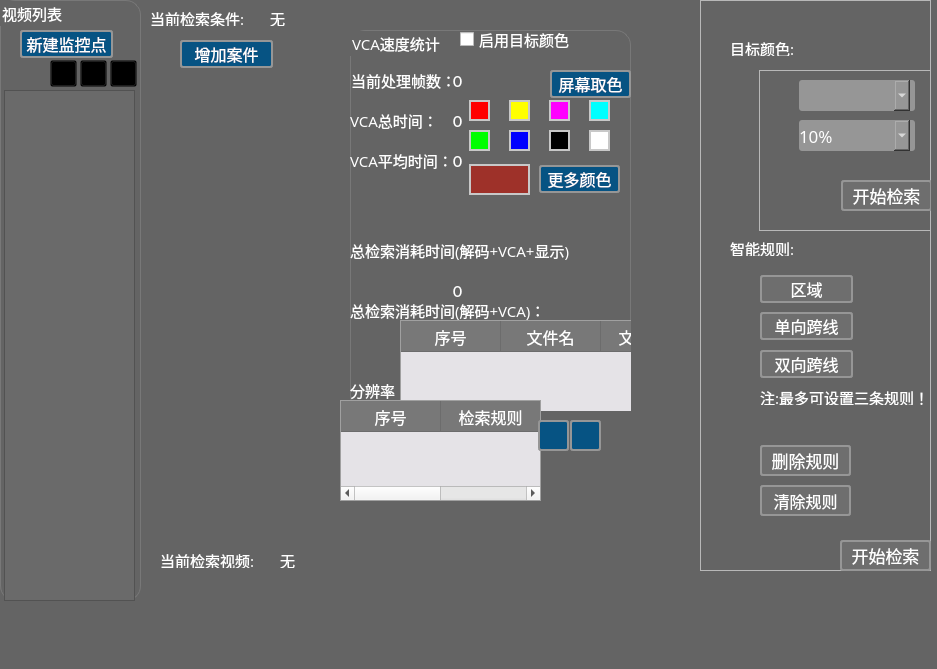
 <widget class="QDialog" name="CDialogVCA">
  <property name="geometry">
   <rect>
    <x>0</x>
    <y>0</y>
    <width>937</width>
    <height>669</height>
   </rect>
  </property>
  <property name="windowTitle">
   <string>视频检索</string>
  </property>
  <property name="styleSheet">
   <string notr="true">QDialog{background-color: rgb(100, 100, 100);}

QGroupBox
{
color:rgb(255,255,255);
font-size:16px;
font-family:Microsoft Yahei;
border:1px solid rgb(120,120,120);
border-radius:15px;
}
QLabel
{
color:rgb(255,255,255);
	font-size:15px;
	font-family:Microsoft Yahei;	
}
QWidget{

font-size:15px;   
	font-family:Microsoft Yahei;
		}</string>
  </property>
  <widget class="QGroupBox" name="groupBox">
   <property name="geometry">
    <rect>
     <x>350</x>
     <y>30</y>
     <width>281</width>
     <height>381</height>
    </rect>
   </property>
   <property name="title">
    <string>VCA速度统计</string>
   </property>
   <widget class="QLabel" name="label">
    <property name="geometry">
     <rect>
      <x>1</x>
      <y>40</y>
      <width>101</width>
      <height>20</height>
     </rect>
    </property>
    <property name="text">
     <string>当前处理帧数：</string>
    </property>
   </widget>
   <widget class="QLabel" name="label_2">
    <property name="geometry">
     <rect>
      <x>0</x>
      <y>80</y>
      <width>101</width>
      <height>20</height>
     </rect>
    </property>
    <property name="text">
     <string>VCA总时间：</string>
    </property>
   </widget>
   <widget class="QLabel" name="labelFrameCount">
    <property name="geometry">
     <rect>
      <x>100</x>
      <y>40</y>
      <width>101</width>
      <height>20</height>
     </rect>
    </property>
    <property name="text">
     <string>０</string>
    </property>
   </widget>
   <widget class="QLabel" name="labelVCATotalTime">
    <property name="geometry">
     <rect>
      <x>100</x>
      <y>80</y>
      <width>101</width>
      <height>20</height>
     </rect>
    </property>
    <property name="text">
     <string>０</string>
    </property>
   </widget>
   <widget class="QLabel" name="labelDifTime">
    <property name="geometry">
     <rect>
      <x>100</x>
      <y>120</y>
      <width>101</width>
      <height>20</height>
     </rect>
    </property>
    <property name="text">
     <string>０</string>
    </property>
   </widget>
   <widget class="QLabel" name="label_6">
    <property name="geometry">
     <rect>
      <x>0</x>
      <y>120</y>
      <width>101</width>
      <height>20</height>
     </rect>
    </property>
    <property name="text">
     <string>VCA平均时间：</string>
    </property>
   </widget>
   <widget class="QLabel" name="labelTotalTime">
    <property name="geometry">
     <rect>
      <x>100</x>
      <y>250</y>
      <width>101</width>
      <height>20</height>
     </rect>
    </property>
    <property name="text">
     <string>０</string>
    </property>
   </widget>
   <widget class="QLabel" name="labelSize">
    <property name="geometry">
     <rect>
      <x>100</x>
      <y>350</y>
      <width>101</width>
      <height>20</height>
     </rect>
    </property>
    <property name="text">
     <string>０*0</string>
    </property>
   </widget>
   <widget class="QLabel" name="label_7">
    <property name="geometry">
     <rect>
      <x>0</x>
      <y>350</y>
      <width>101</width>
      <height>20</height>
     </rect>
    </property>
    <property name="text">
     <string>分辨率：</string>
    </property>
   </widget>
   <widget class="QLabel" name="labelTotalTimeNotDis">
    <property name="geometry">
     <rect>
      <x>100</x>
      <y>300</y>
      <width>101</width>
      <height>20</height>
     </rect>
    </property>
    <property name="text">
     <string>０</string>
    </property>
   </widget>
   <widget class="QLabel" name="label_8">
    <property name="geometry">
     <rect>
      <x>0</x>
      <y>270</y>
      <width>221</width>
      <height>20</height>
     </rect>
    </property>
    <property name="text">
     <string>总检索消耗时间(解码+VCA)：</string>
    </property>
   </widget>
   <widget class="QLabel" name="label_5">
    <property name="geometry">
     <rect>
      <x>0</x>
      <y>210</y>
      <width>221</width>
      <height>20</height>
     </rect>
    </property>
    <property name="text">
     <string>总检索消耗时间(解码+VCA+显示)：</string>
    </property>
   </widget>
   <widget class="QTableWidget" name="tableWidgetFileVCA">
    <property name="geometry">
     <rect>
      <x>50</x>
      <y>290</y>
      <width>291</width>
      <height>121</height>
     </rect>
    </property>
    <property name="focusPolicy">
     <enum>Qt::NoFocus</enum>
    </property>
    <property name="styleSheet">
     <string notr="true">QTableView {
  background: rgb(229,227,231);;
/*border-image:url(:/VisitorSystem/png/tableimage.png);*/
border:1px solid;
border-color: rgb(160,160,160);
selection-background-color:rgb(99, 99, 99);
	alternate-background-color: rgb(216, 216, 216);
selection-color:rgb(255, 255, 255);
font-size:14px;
	font-family:Microsoft Yahei;

}
QTableView::item{
    height:35px;
}

QHeaderView::section {
	font-size:16px;
	font-family:Microsoft Yahei;	

background-color: rgb(120,120,120);
padding:1px;
border:0px;
	color: rgb(255, 255, 255);
padding:2px,0px,2px,0px;
border-right:1px solid #6c6c6c;
border-bottom:1px solid #6c6c6c;
}</string>
    </property>
    <property name="editTriggers">
     <set>QAbstractItemView::NoEditTriggers</set>
    </property>
    <property name="alternatingRowColors">
     <bool>true</bool>
    </property>
    <property name="selectionBehavior">
     <enum>QAbstractItemView::SelectRows</enum>
    </property>
    <attribute name="horizontalHeaderVisible">
     <bool>true</bool>
    </attribute>
    <attribute name="horizontalHeaderHighlightSections">
     <bool>false</bool>
    </attribute>
    <attribute name="verticalHeaderVisible">
     <bool>false</bool>
    </attribute>
    <column>
     <property name="text">
      <string>序号</string>
     </property>
    </column>
    <column>
     <property name="text">
      <string>文件名</string>
     </property>
    </column>
    <column>
     <property name="text">
      <string>文件大小</string>
     </property>
    </column>
    <column>
     <property name="text">
      <string>屏幕大小</string>
     </property>
    </column>
    <column>
     <property name="text">
      <string>文件时间</string>
     </property>
    </column>
    <column>
     <property name="text">
      <string>检索进度</string>
     </property>
    </column>
    <column>
     <property name="text">
      <string>状态</string>
     </property>
    </column>
    <column>
     <property name="text">
      <string>检索事件总数</string>
     </property>
    </column>
    <column>
     <property name="text">
      <string>检索消耗时间</string>
     </property>
    </column>
   </widget>
   <widget class="QPushButton" name="BtnColorFromScreen">
    <property name="geometry">
     <rect>
      <x>200</x>
      <y>40</y>
      <width>81</width>
      <height>28</height>
     </rect>
    </property>
    <property name="styleSheet">
     <string notr="true">
QPushButton{
color:rgb(255,255,255);
        background-color:rgb(6, 83, 131);
        border-width: 2px;
        border-color: rgb(150,150,150);
        border-style: solid;
        border-radius: 3;   
font-size:16px;   
	font-family:Microsoft Yahei;
		}
QPushButton:hover{  border-color: rgb(160,160,160);background-color:rgb(10, 89, 150);;}
QPushButton:pressed{padding: 3px;}
QPushButton:disabled{ background-color:rgb(110, 110, 110);;}</string>
    </property>
    <property name="text">
     <string>屏幕取色</string>
    </property>
   </widget>
   <widget class="QCheckBox" name="checkBox_7">
    <property name="geometry">
     <rect>
      <x>159</x>
      <y>100</y>
      <width>21</width>
      <height>21</height>
     </rect>
    </property>
    <property name="styleSheet">
     <string notr="true">QCheckBox
{
	background-color: rgb(0, 0, 255);
	border-color: rgb(200, 200, 200);
border-style:solid;
border-width:2px;
}
QCheckBox::indicator
{
	background-color: rgb(0, 0, 255);
}

QCheckBox::indicator::checked{
	border-image:url(:/Skin/check.png)
}</string>
    </property>
    <property name="text">
     <string/>
    </property>
   </widget>
   <widget class="QCheckBox" name="checkBox_4">
    <property name="geometry">
     <rect>
      <x>199</x>
      <y>70</y>
      <width>21</width>
      <height>21</height>
     </rect>
    </property>
    <property name="styleSheet">
     <string notr="true">QCheckBox
{
	background-color: rgb(255, 0, 255);
	border-color: rgb(200, 200, 200);
border-style:solid;
border-width:2px;
}
QCheckBox::indicator
{
	background-color: rgb(255, 0, 255);
}

QCheckBox::indicator::checked{
	border-image:url(:/Skin/check.png)
}</string>
    </property>
    <property name="text">
     <string/>
    </property>
   </widget>
   <widget class="QPushButton" name="BtnColorMore">
    <property name="geometry">
     <rect>
      <x>189</x>
      <y>135</y>
      <width>81</width>
      <height>28</height>
     </rect>
    </property>
    <property name="styleSheet">
     <string notr="true">
QPushButton{
color:rgb(255,255,255);
        background-color:rgb(6, 83, 131);
        border-width: 2px;
        border-color: rgb(150,150,150);
        border-style: solid;
        border-radius: 3;   
font-size:16px;   
	font-family:Microsoft Yahei;
		}
QPushButton:hover{  border-color: rgb(160,160,160);background-color:rgb(10, 89, 150);;}
QPushButton:pressed{padding: 3px;}
QPushButton:disabled{ background-color:rgb(110, 110, 110);;}</string>
    </property>
    <property name="text">
     <string>更多颜色</string>
    </property>
   </widget>
   <widget class="QCheckBox" name="checkBox_8">
    <property name="geometry">
     <rect>
      <x>199</x>
      <y>100</y>
      <width>21</width>
      <height>21</height>
     </rect>
    </property>
    <property name="styleSheet">
     <string notr="true">QCheckBox
{
	background-color: rgb(0, 0, 0);
	border-color: rgb(200, 200, 200);
border-style:solid;
border-width:2px;
}
QCheckBox::indicator
{
	background-color: rgb(0, 0, 0);
}

QCheckBox::indicator::checked{
	border-image:url(:/Skin/check.png)
}</string>
    </property>
    <property name="text">
     <string/>
    </property>
   </widget>
   <widget class="QCheckBox" name="checkBox_5">
    <property name="geometry">
     <rect>
      <x>239</x>
      <y>70</y>
      <width>21</width>
      <height>21</height>
     </rect>
    </property>
    <property name="styleSheet">
     <string notr="true">QCheckBox
{
	background-color: rgb(0, 255, 255);
	border-color: rgb(200, 200, 200);
border-style:solid;
border-width:2px;
}
QCheckBox::indicator
{
	background-color: rgb(0, 255, 255);
}

QCheckBox::indicator::checked{
	border-image:url(:/Skin/check.png)
}</string>
    </property>
    <property name="text">
     <string/>
    </property>
   </widget>
   <widget class="QCheckBox" name="checkBox_6">
    <property name="geometry">
     <rect>
      <x>119</x>
      <y>100</y>
      <width>21</width>
      <height>21</height>
     </rect>
    </property>
    <property name="styleSheet">
     <string notr="true">QCheckBox
{
	background-color: rgb(0, 255, 0);
	border-color: rgb(200, 200, 200);
border-style:solid;
border-width:2px;
}
QCheckBox::indicator
{
	background-color: rgb(0, 255, 0);
}

QCheckBox::indicator::checked{
	border-image:url(:/Skin/check.png)
}</string>
    </property>
    <property name="text">
     <string/>
    </property>
   </widget>
   <widget class="QCheckBox" name="checkBox_9">
    <property name="geometry">
     <rect>
      <x>239</x>
      <y>100</y>
      <width>21</width>
      <height>21</height>
     </rect>
    </property>
    <property name="styleSheet">
     <string notr="true">QCheckBox
{
	background-color: rgb(255, 255, 255);
	border-color: rgb(200, 200, 200);
border-style:solid;
border-width:2px;
}
QCheckBox::indicator
{
	background-color: rgb(255,255,255);
}

QCheckBox::indicator::checked{
	border-image:url(:/Skin/check.png)
}</string>
    </property>
    <property name="text">
     <string/>
    </property>
   </widget>
   <widget class="QCheckBox" name="checkBox_2">
    <property name="geometry">
     <rect>
      <x>119</x>
      <y>70</y>
      <width>21</width>
      <height>21</height>
     </rect>
    </property>
    <property name="styleSheet">
     <string notr="true">QCheckBox
{
	background-color: rgb(255, 0, 0);
	border-color: rgb(200, 200, 200);
border-style:solid;
border-width:2px;
}
QCheckBox::indicator
{
	background-color: rgb(255, 0, 0);
}

QCheckBox::indicator::checked{
	border-image:url(:/Skin/check.png)
}</string>
    </property>
    <property name="text">
     <string/>
    </property>
   </widget>
   <widget class="QCheckBox" name="checkBox_10">
    <property name="geometry">
     <rect>
      <x>119</x>
      <y>134</y>
      <width>61</width>
      <height>31</height>
     </rect>
    </property>
    <property name="styleSheet">
     <string notr="true">QCheckBox
{
	background-color: rgb(158, 49, 41);
	border-color: rgb(200, 200, 200);
border-style:solid;
border-width:2px;
}
QCheckBox::indicator
{
	background-color: rgb(158, 49, 41)
}

QCheckBox::indicator::checked{
	border-image:url(:/Skin/check.png)
}</string>
    </property>
    <property name="text">
     <string/>
    </property>
   </widget>
   <widget class="QCheckBox" name="checkBox_3">
    <property name="geometry">
     <rect>
      <x>159</x>
      <y>70</y>
      <width>21</width>
      <height>21</height>
     </rect>
    </property>
    <property name="styleSheet">
     <string notr="true">QCheckBox
{
	background-color: rgb(255, 255, 0);
	border-color: rgb(200, 200, 200);
border-style:solid;
border-width:2px;
}
QCheckBox::indicator
{
	background-color: rgb(255, 255, 0);
}

QCheckBox::indicator::checked{
	border-image:url(:/Skin/check.png)
}</string>
    </property>
    <property name="text">
     <string/>
    </property>
   </widget>
   <widget class="QCheckBox" name="checkBoxColorEnabled">
    <property name="geometry">
     <rect>
      <x>110</x>
      <y>0</y>
      <width>121</width>
      <height>19</height>
     </rect>
    </property>
    <property name="styleSheet">
     <string notr="true">
QCheckBox
{
color:rgb(255, 255, 255);

}/*
QCheckBox::indicator
{
	background-color: rgb(200, 200, 200);
}

QCheckBox::indicator::checked{
	border-image:url(:/Skin/check.png)
}*/</string>
    </property>
    <property name="text">
     <string>启用目标颜色</string>
    </property>
   </widget>
  </widget>
  <widget class="QFrame" name="frameRule">
   <property name="enabled">
    <bool>false</bool>
   </property>
   <property name="geometry">
    <rect>
     <x>700</x>
     <y>0</y>
     <width>231</width>
     <height>571</height>
    </rect>
   </property>
   <property name="frameShape">
    <enum>QFrame::StyledPanel</enum>
   </property>
   <property name="frameShadow">
    <enum>QFrame::Raised</enum>
   </property>
   <widget class="QLabel" name="label_9">
    <property name="geometry">
     <rect>
      <x>30</x>
      <y>240</y>
      <width>121</width>
      <height>16</height>
     </rect>
    </property>
    <property name="text">
     <string>智能规则:</string>
    </property>
   </widget>
   <widget class="QPushButton" name="BtnRect">
    <property name="geometry">
     <rect>
      <x>60</x>
      <y>275</y>
      <width>93</width>
      <height>28</height>
     </rect>
    </property>
    <property name="styleSheet">
     <string notr="true">
QPushButton{
color:rgb(255,255,255);
        background-color:rgb(6, 83, 131);
        border-width: 2px;
        border-color: rgb(150,150,150);
        border-style: solid;
        border-radius: 3;   
font-size:16px;   
	font-family:Microsoft Yahei;
		}
QPushButton:hover{  border-color: rgb(160,160,160);background-color:rgb(10, 89, 150);;}
QPushButton:pressed{padding: 3px;}
QPushButton:disabled{ background-color:rgb(110, 110, 110);;}</string>
    </property>
    <property name="text">
     <string>区域</string>
    </property>
   </widget>
   <widget class="QPushButton" name="BtnLine">
    <property name="geometry">
     <rect>
      <x>60</x>
      <y>312</y>
      <width>93</width>
      <height>28</height>
     </rect>
    </property>
    <property name="styleSheet">
     <string notr="true">
QPushButton{
color:rgb(255,255,255);
        background-color:rgb(6, 83, 131);
        border-width: 2px;
        border-color: rgb(150,150,150);
        border-style: solid;
        border-radius: 3;   
font-size:16px;   
	font-family:Microsoft Yahei;
		}
QPushButton:hover{  border-color: rgb(160,160,160);background-color:rgb(10, 89, 150);;}
QPushButton:pressed{padding: 3px;}
QPushButton:disabled{ background-color:rgb(110, 110, 110);;}</string>
    </property>
    <property name="text">
     <string>单向跨线</string>
    </property>
   </widget>
   <widget class="QPushButton" name="BtnLine2">
    <property name="geometry">
     <rect>
      <x>60</x>
      <y>350</y>
      <width>93</width>
      <height>28</height>
     </rect>
    </property>
    <property name="styleSheet">
     <string notr="true">
QPushButton{
color:rgb(255,255,255);
        background-color:rgb(6, 83, 131);
        border-width: 2px;
        border-color: rgb(150,150,150);
        border-style: solid;
        border-radius: 3;   
font-size:16px;   
	font-family:Microsoft Yahei;
		}
QPushButton:hover{  border-color: rgb(160,160,160);background-color:rgb(10, 89, 150);;}
QPushButton:pressed{padding: 3px;}
QPushButton:disabled{ background-color:rgb(110, 110, 110);;}</string>
    </property>
    <property name="text">
     <string>双向跨线</string>
    </property>
   </widget>
   <widget class="QPushButton" name="BtnStart">
    <property name="geometry">
     <rect>
      <x>140</x>
      <y>540</y>
      <width>91</width>
      <height>31</height>
     </rect>
    </property>
    <property name="styleSheet">
     <string notr="true">
QPushButton{
color:rgb(255,255,255);
        background-color:rgb(6, 83, 131);
        border-width: 2px;
        border-color: rgb(150,150,150);
        border-style: solid;
        border-radius: 3;   
font-size:17px;   
	font-family:Microsoft Yahei;
		}
QPushButton:hover{  border-color: rgb(160,160,160);background-color:rgb(10, 89, 150);;}
QPushButton:pressed{padding: 3px;}
QPushButton:disabled{ background-color:rgb(110, 110, 110);;}</string>
    </property>
    <property name="text">
     <string>开始检索</string>
    </property>
   </widget>
   <widget class="QPushButton" name="BtnDelAll">
    <property name="geometry">
     <rect>
      <x>60</x>
      <y>485</y>
      <width>91</width>
      <height>31</height>
     </rect>
    </property>
    <property name="toolTip">
     <string>清空列表</string>
    </property>
    <property name="styleSheet">
     <string notr="true">
QPushButton{
color:rgb(255,255,255);
        background-color:rgb(6, 83, 131);
        border-width: 2px;
        border-color: rgb(150,150,150);
        border-style: solid;
        border-radius: 3;   
font-size:16px;   
	font-family:Microsoft Yahei;
		}
QPushButton:hover{  border-color: rgb(160,160,160);background-color:rgb(10, 89, 150);;}
QPushButton:pressed{padding: 3px;}
QPushButton:disabled{ background-color:rgb(110, 110, 110);;}</string>
    </property>
    <property name="text">
     <string>清除规则</string>
    </property>
   </widget>
   <widget class="QPushButton" name="BtnDel">
    <property name="geometry">
     <rect>
      <x>60</x>
      <y>445</y>
      <width>91</width>
      <height>31</height>
     </rect>
    </property>
    <property name="styleSheet">
     <string notr="true">QPushButton{
color:rgb(255,255,255);
        background-color:rgb(6, 83, 131);
        border-width: 2px;
        border-color: rgb(150,150,150);
        border-style: solid;
        border-radius: 3;   
font-size:17px;   
	font-family:Microsoft Yahei;
		}
QPushButton:hover{  border-color: rgb(160,160,160);background-color:rgb(10, 89, 150);;}
QPushButton:pressed{padding: 3px;}
QPushButton:disabled{ background-color:rgb(110, 110, 110);;}</string>
    </property>
    <property name="text">
     <string>删除规则</string>
    </property>
   </widget>
   <widget class="QLabel" name="label_12">
    <property name="geometry">
     <rect>
      <x>60</x>
      <y>389</y>
      <width>171</width>
      <height>16</height>
     </rect>
    </property>
    <property name="text">
     <string>注:最多可设置三条规则！</string>
    </property>
   </widget>
   <widget class="QFrame" name="frameColor">
    <property name="geometry">
     <rect>
      <x>59</x>
      <y>70</y>
      <width>181</width>
      <height>161</height>
     </rect>
    </property>
    <property name="frameShape">
     <enum>QFrame::StyledPanel</enum>
    </property>
    <property name="frameShadow">
     <enum>QFrame::Raised</enum>
    </property>
    <widget class="QPushButton" name="BtnStartColor">
     <property name="geometry">
      <rect>
       <x>82</x>
       <y>110</y>
       <width>91</width>
       <height>31</height>
      </rect>
     </property>
     <property name="styleSheet">
      <string notr="true">
QPushButton{
color:rgb(255,255,255);
        background-color:rgb(6, 83, 131);
        border-width: 2px;
        border-color: rgb(150,150,150);
        border-style: solid;
        border-radius: 3;   
font-size:17px;   
	font-family:Microsoft Yahei;
		}
QPushButton:hover{  border-color: rgb(160,160,160);background-color:rgb(10, 89, 150);;}
QPushButton:pressed{padding: 3px;}
QPushButton:disabled{ background-color:rgb(110, 110, 110);;}</string>
     </property>
     <property name="text">
      <string>开始检索</string>
     </property>
    </widget>
    <widget class="ColorListEditor" name="comboBoxColor">
     <property name="geometry">
      <rect>
       <x>40</x>
       <y>10</y>
       <width>121</width>
       <height>31</height>
      </rect>
     </property>
     <property name="styleSheet">
      <string notr="true">QComboBox{  
	font-size:17px;
	font-family:Microsoft Yahei;
	color:white;
    border-width: 0px;
 /* border: 1px solid #32435E;  */
   border-radius: 3px;  
  margin-right:5px;
	background-color: rgb(150, 150, 150);

}  
QAbstractItemView {
	background-color: rgb(150, 150, 150);
color: rgb(0, 0, 0);
}

QComboBox:editable{  
  border: 1px solid #32435E;  
   border-radius: 5px;  
  margin-right:5px;

}  

QComboBox::drop-down {  
subcontrol-origin: margin;  
    subcontrol-position: top right;  
    width:28px;   
border-image: url(:/Skin/arrow.png)0 0 repeat;

} 
QComboBox::drop-down:hover {  
border-image: url(:/Skin/arrow.png)31 0 repeat;

} 
</string>
     </property>
    </widget>
    <widget class="QLabel" name="labelColor">
     <property name="geometry">
      <rect>
       <x>4</x>
       <y>16</y>
       <width>21</width>
       <height>21</height>
      </rect>
     </property>
     <property name="text">
      <string/>
     </property>
    </widget>
    <widget class="QComboBox" name="comboBoxPercen">
     <property name="geometry">
      <rect>
       <x>40</x>
       <y>50</y>
       <width>121</width>
       <height>31</height>
      </rect>
     </property>
     <property name="styleSheet">
      <string notr="true">QComboBox{  
	font-size:17px;
	font-family:Microsoft Yahei;
	color:white;
    border-width: 0px;
 /* border: 1px solid #32435E;  */
   border-radius: 3px;  
  margin-right:5px;
	background-color: rgb(150, 150, 150);

}  
QAbstractItemView {
	background-color: rgb(150, 150, 150);
color: rgb(255, 255, 255);
}

QComboBox:editable{  
  border: 1px solid #32435E;  
   border-radius: 5px;  
  margin-right:5px;

}  

QComboBox::drop-down {  
subcontrol-origin: margin;  
    subcontrol-position: top right;  
    width:28px;   
border-image: url(:/Skin/arrow.png)0 0 repeat;

} 
QComboBox::drop-down:hover {  
border-image: url(:/Skin/arrow.png)31 0 repeat;

} 
</string>
     </property>
     <item>
      <property name="text">
       <string>10%</string>
      </property>
     </item>
     <item>
      <property name="text">
       <string>25%</string>
      </property>
     </item>
     <item>
      <property name="text">
       <string>50%</string>
      </property>
     </item>
     <item>
      <property name="text">
       <string>80%</string>
      </property>
     </item>
     <item>
      <property name="text">
       <string>100%</string>
      </property>
     </item>
    </widget>
   </widget>
   <widget class="QLabel" name="label_10">
    <property name="geometry">
     <rect>
      <x>30</x>
      <y>40</y>
      <width>121</width>
      <height>16</height>
     </rect>
    </property>
    <property name="text">
     <string>目标颜色:</string>
    </property>
   </widget>
  </widget>
  <widget class="QLabel" name="labelRuleL">
   <property name="geometry">
    <rect>
     <x>150</x>
     <y>10</y>
     <width>121</width>
     <height>16</height>
    </rect>
   </property>
   <property name="text">
    <string>当前检索条件:</string>
   </property>
  </widget>
  <widget class="QLabel" name="labelRule">
   <property name="geometry">
    <rect>
     <x>270</x>
     <y>10</y>
     <width>451</width>
     <height>16</height>
    </rect>
   </property>
   <property name="text">
    <string>无</string>
   </property>
  </widget>
  <widget class="QGroupBox" name="groupBox_2">
   <property name="geometry">
    <rect>
     <x>0</x>
     <y>0</y>
     <width>141</width>
     <height>601</height>
    </rect>
   </property>
   <property name="title">
    <string>视频列表</string>
   </property>
   <widget class="QPushButton" name="BtnCasePointAdd">
    <property name="geometry">
     <rect>
      <x>20</x>
      <y>30</y>
      <width>93</width>
      <height>28</height>
     </rect>
    </property>
    <property name="styleSheet">
     <string notr="true">
QPushButton{
color:rgb(255,255,255);
        background-color:rgb(6, 83, 131);
        border-width: 2px;
        border-color: rgb(150,150,150);
        border-style: solid;
        border-radius: 3;   
font-size:16px;   
	font-family:Microsoft Yahei;
		}
QPushButton:hover{  border-color: rgb(160,160,160);background-color:rgb(10, 89, 150);;}
QPushButton:pressed{padding: 3px;}
QPushButton:disabled{ background-color:rgb(110, 110, 110);;}</string>
    </property>
    <property name="text">
     <string>新建监控点</string>
    </property>
   </widget>
   <widget class="QTreeWidget" name="treeWidgetFileList">
    <property name="geometry">
     <rect>
      <x>4</x>
      <y>90</y>
      <width>131</width>
      <height>511</height>
     </rect>
    </property>
    <property name="styleSheet">
     <string notr="true">QTreeWidget{
background-color: rgb(106, 106, 106);
}
QTreeWidgetItem{
color: rgb(255, 255, 255);
}
QToolTip{
background-color: rgb(77, 77, 77);
}
</string>
    </property>
    <property name="selectionBehavior">
     <enum>QAbstractItemView::SelectItems</enum>
    </property>
    <attribute name="headerVisible">
     <bool>false</bool>
    </attribute>
    <column>
     <property name="text">
      <string notr="true">1</string>
     </property>
    </column>
   </widget>
   <widget class="QPushButton" name="BtnFileDelAll">
    <property name="geometry">
     <rect>
      <x>110</x>
      <y>60</y>
      <width>27</width>
      <height>27</height>
     </rect>
    </property>
    <property name="toolTip">
     <string>清空列表</string>
    </property>
    <property name="styleSheet">
     <string notr="true">QPushButton
{
	
	background-color: rgba(0,0,0,0);
	border-image: url(:/Skin/Delete.png)0 0 repeat

}
QPushButton:hover
{	
	border-image: url(:/Skin/Delete.png)28 0 repeat

}
QPushButton:pressed
{	
	border-image: url(:/Skin/Delete.png)56 0 0 0 repeat
}
QPushButton:disabled
{	
	border-image: url(:/Skin/Delete.png)84 0 0 0 repeat
}</string>
    </property>
   </widget>
   <widget class="QPushButton" name="BtnFileAdd">
    <property name="geometry">
     <rect>
      <x>50</x>
      <y>60</y>
      <width>27</width>
      <height>27</height>
     </rect>
    </property>
    <property name="toolTip">
     <string>增加列表文件</string>
    </property>
    <property name="styleSheet">
     <string notr="true">QPushButton
{
	background-color: rgba(0,0,0,0);
	border-image: url(:/Skin/add.png)0 0 repeat

}
QPushButton:hover
{	
	border-image: url(:/Skin/add.png)28 0 repeat

}
QPushButton:pressed
{	
	border-image: url(:/Skin/add.png)56 0 0 0 repeat
}
QPushButton:disabled
{	
	border-image: url(:/Skin/add.png)84 0 0 0 repeat
}</string>
    </property>
   </widget>
   <widget class="QPushButton" name="BtnFileDel">
    <property name="geometry">
     <rect>
      <x>80</x>
      <y>60</y>
      <width>27</width>
      <height>27</height>
     </rect>
    </property>
    <property name="toolTip">
     <string>从列表中移除文件</string>
    </property>
    <property name="styleSheet">
     <string notr="true">QPushButton
{
	background-color: rgba(0,0,0,0);
	border-image: url(:/Skin/Reduce.png)0 0 repeat

}
QPushButton:hover
{	
	border-image: url(:/Skin/Reduce.png)28 0 repeat

}
QPushButton:pressed
{	
	border-image: url(:/Skin/Reduce.png)56 0 0 0 repeat
}
QPushButton:disabled
{	
	border-image: url(:/Skin/Reduce.png)84 0 0 0 repeat
}</string>
    </property>
   </widget>
  </widget>
  <widget class="QPushButton" name="BtnCaseAdd">
   <property name="geometry">
    <rect>
     <x>180</x>
     <y>40</y>
     <width>93</width>
     <height>28</height>
    </rect>
   </property>
   <property name="styleSheet">
    <string notr="true">
QPushButton{
color:rgb(255,255,255);
        background-color:rgb(6, 83, 131);
        border-width: 2px;
        border-color: rgb(150,150,150);
        border-style: solid;
        border-radius: 3;   
font-size:16px;   
	font-family:Microsoft Yahei;
		}
QPushButton:hover{  border-color: rgb(160,160,160);background-color:rgb(10, 89, 150);;}
QPushButton:pressed{padding: 3px;}
QPushButton:disabled{ background-color:rgb(110, 110, 110);;}</string>
   </property>
   <property name="text">
    <string>增加案件</string>
   </property>
  </widget>
  <widget class="QLabel" name="labelPoint">
   <property name="geometry">
    <rect>
     <x>280</x>
     <y>552</y>
     <width>431</width>
     <height>16</height>
    </rect>
   </property>
   <property name="text">
    <string>无</string>
   </property>
  </widget>
  <widget class="QLabel" name="label_11">
   <property name="geometry">
    <rect>
     <x>160</x>
     <y>552</y>
     <width>121</width>
     <height>16</height>
    </rect>
   </property>
   <property name="text">
    <string>当前检索视频:</string>
   </property>
  </widget>
  <widget class="QTableWidget" name="tableWidgetRule">
   <property name="geometry">
    <rect>
     <x>340</x>
     <y>400</y>
     <width>201</width>
     <height>101</height>
    </rect>
   </property>
   <property name="focusPolicy">
    <enum>Qt::NoFocus</enum>
   </property>
   <property name="styleSheet">
    <string notr="true">QTableView {
  background: rgb(229,227,231);;
/*border-image:url(:/VisitorSystem/png/tableimage.png);*/
border:1px solid;
border-color: rgb(160,160,160);
selection-background-color:rgb(99, 99, 99);
	alternate-background-color: rgb(216, 216, 216);
selection-color:rgb(255, 255, 255);

}
QTableView::item{
    height:35px;
}

QHeaderView::section {
	font-size:16px;
	font-family:Microsoft Yahei;	

background-color: rgb(120,120,120);
padding:1px;
border:0px;
	color: rgb(255, 255, 255);
padding:2px,0px,2px,0px;
border-right:1px solid #6c6c6c;
border-bottom:1px solid #6c6c6c;
}</string>
   </property>
   <property name="editTriggers">
    <set>QAbstractItemView::NoEditTriggers</set>
   </property>
   <property name="alternatingRowColors">
    <bool>true</bool>
   </property>
   <property name="selectionBehavior">
    <enum>QAbstractItemView::SelectRows</enum>
   </property>
   <attribute name="horizontalHeaderVisible">
    <bool>true</bool>
   </attribute>
   <attribute name="horizontalHeaderHighlightSections">
    <bool>false</bool>
   </attribute>
   <attribute name="verticalHeaderVisible">
    <bool>false</bool>
   </attribute>
   <column>
    <property name="text">
     <string>序号</string>
    </property>
   </column>
   <column>
    <property name="text">
     <string>检索规则</string>
    </property>
   </column>
  </widget>
  <widget class="QPushButton" name="BtnDelAll1">
   <property name="geometry">
    <rect>
     <x>570</x>
     <y>420</y>
     <width>31</width>
     <height>31</height>
    </rect>
   </property>
   <property name="toolTip">
    <string>清空列表</string>
   </property>
   <property name="styleSheet">
    <string notr="true">QPushButton{
background-image: url(:/Skin/Delete.png)0 0 repeat;

color:rgb(255,255,255);
        background-color:rgb(6, 83, 131);
        border-width: 2px;
        border-color: rgb(150,150,150);
        border-style: solid;
        border-radius: 3;   
font-size:17px;   
	font-family:Microsoft Yahei;
		}
QPushButton:hover{  border-color: rgb(160,160,160);background-color:rgb(10, 89, 150);;}
QPushButton:pressed{padding: 3px;}
QPushButton:disabled{ background-color:rgb(110, 110, 110);;}</string>
   </property>
  </widget>
  <widget class="QPushButton" name="BtnDel1">
   <property name="geometry">
    <rect>
     <x>538</x>
     <y>420</y>
     <width>31</width>
     <height>31</height>
    </rect>
   </property>
   <property name="styleSheet">
    <string notr="true">QPushButton{
color:rgb(255,255,255);
        background-color:rgb(6, 83, 131);
        border-width: 2px;
        border-color: rgb(150,150,150);
        border-style: solid;
        border-radius: 3;   
font-size:17px;   
	font-family:Microsoft Yahei;
		}
QPushButton:hover{  border-color: rgb(160,160,160);background-color:rgb(10, 89, 150);;}
QPushButton:pressed{padding: 3px;}
QPushButton:disabled{ background-color:rgb(110, 110, 110);;}</string>
   </property>
   <property name="text">
    <string/>
   </property>
   <property name="icon">
    <iconset resource="sisecplayer.qrc">
     <normaloff>:/Skin/deleteRule.png</normaloff>:/Skin/deleteRule.png</iconset>
   </property>
  </widget>
 </widget>
